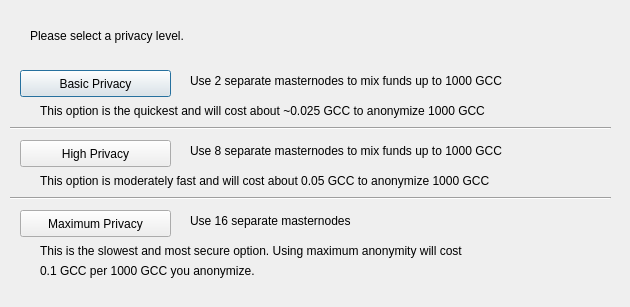
<?xml version="1.0" encoding="UTF-8"?>
<ui version="4.0">
 <class>DarksendConfig</class>
 <widget class="QDialog" name="DarksendConfig">
  <property name="geometry">
   <rect>
    <x>0</x>
    <y>0</y>
    <width>630</width>
    <height>307</height>
   </rect>
  </property>
  <property name="windowTitle">
   <string>Configure PrivateSend</string>
  </property>
  <widget class="QPushButton" name="buttonBasic">
   <property name="geometry">
    <rect>
     <x>20</x>
     <y>70</y>
     <width>151</width>
     <height>27</height>
    </rect>
   </property>
   <property name="text">
    <string>Basic Privacy</string>
   </property>
  </widget>
  <widget class="QPushButton" name="buttonHigh">
   <property name="geometry">
    <rect>
     <x>20</x>
     <y>140</y>
     <width>151</width>
     <height>27</height>
    </rect>
   </property>
   <property name="text">
    <string>High Privacy</string>
   </property>
  </widget>
  <widget class="QPushButton" name="buttonMax">
   <property name="geometry">
    <rect>
     <x>20</x>
     <y>210</y>
     <width>151</width>
     <height>27</height>
    </rect>
   </property>
   <property name="text">
    <string>Maximum Privacy</string>
   </property>
  </widget>
  <widget class="QLabel" name="label">
   <property name="geometry">
    <rect>
     <x>30</x>
     <y>20</y>
     <width>571</width>
     <height>31</height>
    </rect>
   </property>
   <property name="text">
    <string>Please select a privacy level.</string>
   </property>
  </widget>
  <widget class="QLabel" name="label_2">
   <property name="geometry">
    <rect>
     <x>190</x>
     <y>70</y>
     <width>421</width>
     <height>21</height>
    </rect>
   </property>
   <property name="text">
    <string>Use 2 separate masternodes to mix funds up to 1000 GCC</string>
   </property>
  </widget>
  <widget class="QLabel" name="label_3">
   <property name="geometry">
    <rect>
     <x>190</x>
     <y>140</y>
     <width>411</width>
     <height>21</height>
    </rect>
   </property>
   <property name="text">
    <string>Use 8 separate masternodes to mix funds up to 1000 GCC</string>
   </property>
  </widget>
  <widget class="QLabel" name="label_4">
   <property name="geometry">
    <rect>
     <x>190</x>
     <y>210</y>
     <width>421</width>
     <height>21</height>
    </rect>
   </property>
   <property name="text">
    <string>Use 16 separate masternodes</string>
   </property>
  </widget>
  <widget class="QLabel" name="label_6">
   <property name="geometry">
    <rect>
     <x>40</x>
     <y>100</y>
     <width>561</width>
     <height>21</height>
    </rect>
   </property>
   <property name="text">
    <string>This option is the quickest and will cost about ~0.025 GCC to anonymize 1000 GCC</string>
   </property>
  </widget>
  <widget class="QLabel" name="label_7">
   <property name="geometry">
    <rect>
     <x>40</x>
     <y>170</y>
     <width>561</width>
     <height>21</height>
    </rect>
   </property>
   <property name="text">
    <string>This option is moderately fast and will cost about 0.05 GCC to anonymize 1000 GCC</string>
   </property>
  </widget>
  <widget class="QLabel" name="label_8">
   <property name="geometry">
    <rect>
     <x>40</x>
     <y>240</y>
     <width>561</width>
     <height>21</height>
    </rect>
   </property>
   <property name="text">
    <string>This is the slowest and most secure option. Using maximum anonymity will cost</string>
   </property>
  </widget>
  <widget class="QLabel" name="label_9">
   <property name="geometry">
    <rect>
     <x>40</x>
     <y>260</y>
     <width>561</width>
     <height>21</height>
    </rect>
   </property>
   <property name="text">
    <string>0.1 GCC per 1000 GCC you anonymize.</string>
   </property>
  </widget>
  <widget class="Line" name="line">
   <property name="geometry">
    <rect>
     <x>10</x>
     <y>120</y>
     <width>601</width>
     <height>16</height>
    </rect>
   </property>
   <property name="orientation">
    <enum>Qt::Horizontal</enum>
   </property>
  </widget>
  <widget class="Line" name="line_2">
   <property name="geometry">
    <rect>
     <x>10</x>
     <y>190</y>
     <width>601</width>
     <height>16</height>
    </rect>
   </property>
   <property name="orientation">
    <enum>Qt::Horizontal</enum>
   </property>
  </widget>
 </widget>
 <resources/>
 <connections/>
</ui>
